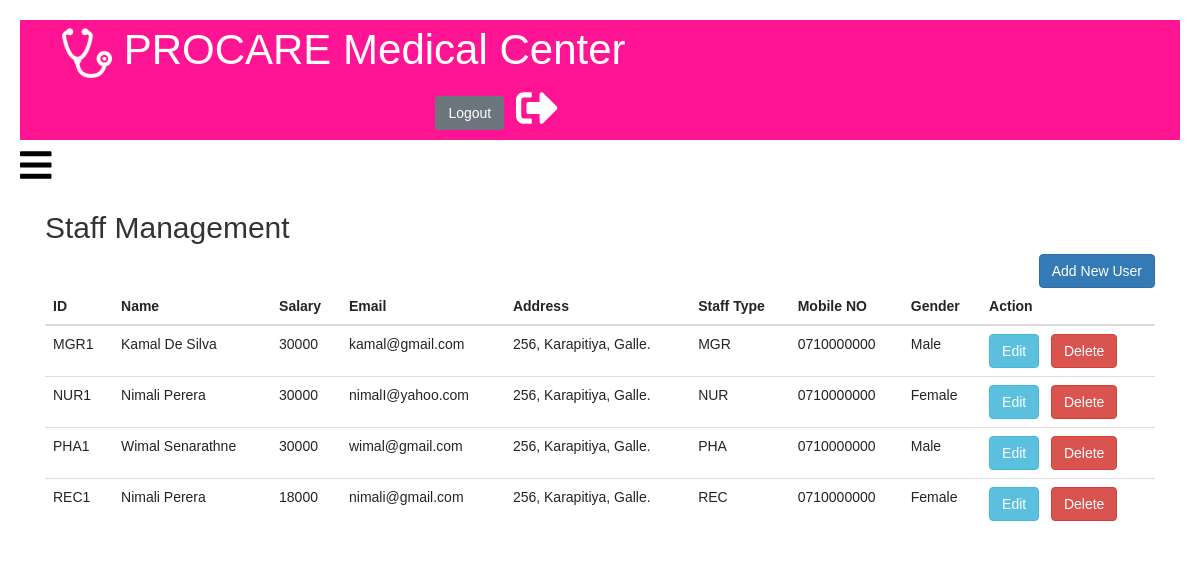
Screenshot of /Management.php with the database file from the repository.
### tables this page shows
CREATE TABLE IF NOT EXISTS `staff` (
  `staff_id` varchar(10) NOT NULL,
  `password` varchar(20) NOT NULL,
  `name` varchar(50) NOT NULL,
  `salary` varchar(10) NOT NULL,
  `email` varchar(50) NOT NULL,
  `address` varchar(100) NOT NULL,
  `staff_type` varchar(3) NOT NULL,
  `mobile_no` varchar(10) NOT NULL,
  `gender` varchar(7) NOT NULL,
  PRIMARY KEY (`staff_id`)
);

### Management.php (the view, shortened to what this page needs)
<?php
include "config.php";
$sql = "Select * from staff";
$result = $conn->query($sql);
?>
<!DOCTYPE html>
<html>
<head>
 <link rel="stylesheet" href="css/bootstrap.css">
     <link rel="stylesheet" href="https://maxcdn.bootstrapcdn.com/bootstrap/3.3.7/css/bootstrap.min.css" >
    <link rel="stylesheet" href="index.css">
</head>
<body>
  <div id="content">
      <div class="header">
      <img src="Logo.png" width="50" height="50">   PROCARE Medical Center
           &nbsp;&nbsp;&nbsp;&nbsp;&nbsp;&nbsp;&nbsp;&nbsp;&nbsp;&nbsp;&nbsp;&nbsp;&nbsp;&nbsp;&nbsp;&nbsp;&nbsp;&nbsp;&nbsp;&nbsp;&nbsp;&nbsp;&nbsp; &nbsp;&nbsp;&nbsp;&nbsp;&nbsp;&nbsp;&nbsp;&nbsp;&nbsp;&nbsp;&nbsp;&nbsp;&nbsp;&nbsp;&nbsp;&nbsp;&nbsp;&nbsp;&nbsp;&nbsp;&nbsp;&nbsp;&nbsp;&nbsp;&nbsp;&nbsp;&nbsp;&nbsp;&nbsp;&nbsp;&nbsp;
          <a href="logout.php">    <button type="button" class="btn btn-secondary" >Logout</button></a>
       <i class="fas fa-sign-out-alt fs-1"></i>
        </div>
      <span class="slide">
      <a href="#" onclick="openSlideMenu()">
        <i class="fas fa-bars"></i>
      </a>
    </span>
<div class="container">
        <h2>Staff Management</h2>
        <a class="btn btn-primary" style = "float:right" href="addstaff.php">Add New User</a>
         <table class="table">
            <thead>
            <tr>
                <th>ID</th>
                <th>Name</th>
                <th>Salary</th>
                <th>Email</th>
                <th>Address</th>
                <th>Staff Type</th>
                <th>Mobile NO</th>
                <th>Gender</th>
                <th>Action</th>
            </tr>
            </thead>
            <tbody>
                <?php
                    while($row = $result->fetch_assoc()){
                ?>
                <tr>
                    <td><?php echo $row['staff_id']?></td>
                    <td><?php echo $row['name']?></td>
                    <td><?php echo $row['salary'] ?></td>
                    <td><?php echo $row['email']?></td>
                    <td><?php echo $row['address']?></td>
                    <td><?php echo $row['staff_type']?></td>
                    <td><?php echo $row['mobile_no']?></td>
                    <td><?php echo $row['gender']?></td>
                    <td><a class="btn btn-info" href="updatestaff.php?id=<?php echo $row['staff_id']?>">Edit</a>&nbsp;&nbsp; <a class="btn btn-danger" href="deletestaff.php?id=<?php echo $row['staff_id'];?>" >Delete</a></td>
                </tr>
                <?php
                    }
                ?>
            </tbody>
    </table>
    </div>
  </div>
</body>
</html>

### index.css (style rules this page uses)
.header { text-align: left; background-color: deeppink; color: white; font-size:300%; padding-left: 1em; padding-right: 1em; }
body { font-family: 'Alegreya Sans', sans-serif; overflow-x: hidden; padding left: 1em; }
.slide a { color: #000; font-size: 36px; }
#content { padding: 20px; transition: margin-left 0.7s; overflow: hidden; width: 100%; }

### rows the page displays
staff: staff_id "MGR1", name "Kamal De Silva", salary "30000", email "kamal@gmail.com", address "256, Karapitiya, Galle.", staff_type "MGR", mobile_no "0710000000", gender "Male"
staff: staff_id "NUR1", name "Nimali Perera", salary "30000", email "nimalI@yahoo.com", address "256, Karapitiya, Galle.", staff_type "NUR", mobile_no "0710000000", gender "Female"
staff: staff_id "PHA1", name "Wimal Senarathne", salary "30000", email "wimal@gmail.com", address "256, Karapitiya, Galle.", staff_type "PHA", mobile_no "0710000000", gender "Male"
staff: staff_id "REC1", name "Nimali Perera", salary "18000", email "nimali@gmail.com", address "256, Karapitiya, Galle.", staff_type "REC", mobile_no "0710000000", gender "Female"
